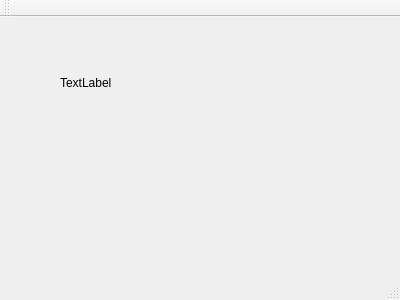
<?xml version="1.0" encoding="UTF-8"?>
<ui version="4.0">
 <class>MainWindow</class>
 <widget class="QMainWindow" name="MainWindow">
  <property name="geometry">
   <rect>
    <x>0</x>
    <y>0</y>
    <width>400</width>
    <height>300</height>
   </rect>
  </property>
  <property name="windowTitle">
   <string>MainWindow</string>
  </property>
  <widget class="QWidget" name="centralWidget">
   <widget class="MyLabel" name="label">
    <property name="geometry">
     <rect>
      <x>60</x>
      <y>50</y>
      <width>61</width>
      <height>31</height>
     </rect>
    </property>
    <property name="text">
     <string>TextLabel</string>
    </property>
   </widget>
  </widget>
  <widget class="QMenuBar" name="menuBar">
   <property name="geometry">
    <rect>
     <x>0</x>
     <y>0</y>
     <width>400</width>
     <height>23</height>
    </rect>
   </property>
  </widget>
  <widget class="QToolBar" name="mainToolBar">
   <attribute name="toolBarArea">
    <enum>TopToolBarArea</enum>
   </attribute>
   <attribute name="toolBarBreak">
    <bool>false</bool>
   </attribute>
  </widget>
  <widget class="QStatusBar" name="statusBar"/>
 </widget>
 <layoutdefault spacing="6" margin="11"/>
 <customwidgets>
  <customwidget>
   <class>MyLabel</class>
   <extends>QLabel</extends>
   <header>mylabel.h</header>
  </customwidget>
 </customwidgets>
 <resources/>
 <connections/>
</ui>
